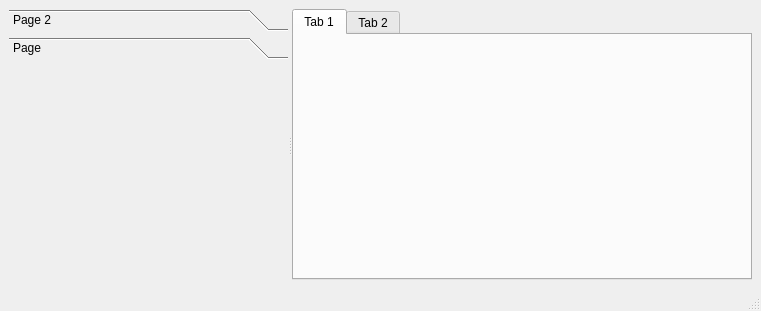
<?xml version="1.0" encoding="UTF-8"?>
<ui version="4.0">
 <class>MainWindow</class>
 <widget class="QMainWindow" name="MainWindow">
  <property name="geometry">
   <rect>
    <x>0</x>
    <y>0</y>
    <width>761</width>
    <height>311</height>
   </rect>
  </property>
  <property name="windowTitle">
   <string>MainWindow</string>
  </property>
  <widget class="QWidget" name="centralwidget">
   <layout class="QHBoxLayout" name="horizontalLayout">
    <item>
     <widget class="QSplitter" name="splitter">
      <property name="orientation">
       <enum>Qt::Horizontal</enum>
      </property>
      <widget class="QToolBox" name="toolBox">
       <property name="currentIndex">
        <number>1</number>
       </property>
       <widget class="QWidget" name="page_2">
        <property name="geometry">
         <rect>
          <x>0</x>
          <y>0</y>
          <width>258</width>
          <height>190</height>
         </rect>
        </property>
        <attribute name="label">
         <string>Page 2</string>
        </attribute>
       </widget>
       <widget class="QWidget" name="page">
        <attribute name="label">
         <string>Page</string>
        </attribute>
       </widget>
      </widget>
      <widget class="QTabWidget" name="tabWidget">
       <widget class="QWidget" name="tab">
        <attribute name="title">
         <string>Tab 1</string>
        </attribute>
       </widget>
       <widget class="QWidget" name="tab_2">
        <attribute name="title">
         <string>Tab 2</string>
        </attribute>
       </widget>
      </widget>
     </widget>
    </item>
   </layout>
  </widget>
  <widget class="QMenuBar" name="menubar">
   <property name="geometry">
    <rect>
     <x>0</x>
     <y>0</y>
     <width>761</width>
     <height>21</height>
    </rect>
   </property>
  </widget>
  <widget class="QStatusBar" name="statusbar"/>
 </widget>
 <resources/>
 <connections/>
</ui>
